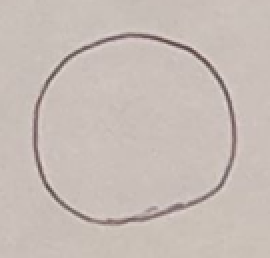
#> input picture test/experiment/shape-detection/circle.png, 135 x 129 px (shown 2 times larger)
$ python test.py
#> lines starting #> are read from the running program, lines starting #| are printed output that depends on the picture; after the words box and inside, x2 and y2 are one past the last pixel; in counts of white or black regions, pixels touching at a corner belong together
import cv2;
import numpy as np;

# Read image
im_in = cv2.imread("circle.png", cv2.IMREAD_GRAYSCALE);
#> im_in: shape (129, 135); min 73, max 215, mean 190

# Threshold.
# Set values equal to or above 220 to 0.
# Set values below 220 to 255.

th, im_th = cv2.threshold(im_in, 130, 355, cv2.THRESH_BINARY_INV);
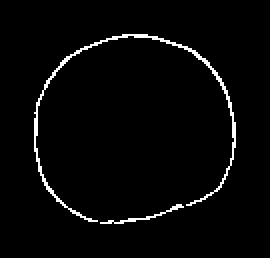
#> im_th: shape (129, 135) (shown 2 times larger); 2.7% white in thin lines or dots, all inside (x1, y1, x2, y2) = (17, 17, 118, 112)

# Copy the thresholded image.
im_floodfill = im_th.copy()

# Mask used to flood filling.
# Notice the size needs to be 2 pixels than the image.
h, w = im_th.shape[:2]
#> h = 129; w = 135
mask = np.zeros((h+2, w+2), np.uint8)

# Floodfill from point (0, 0)
cv2.floodFill(im_floodfill, mask, (0,0), 255);
#> im_floodfill: shape (129, 135); every value is 255

# Invert floodfilled image
im_floodfill_inv = cv2.bitwise_not(im_floodfill)
#> im_floodfill_inv: shape (129, 135); every value is 0

# Combine the two images to get the foreground.
im_out = im_th | im_floodfill_inv

# Display images.
cv2.imshow("Thresholded Image", im_th)
cv2.imshow("Floodfilled Image", im_floodfill)
cv2.imshow("Inverted Floodfilled Image", im_floodfill_inv)
cv2.imshow("Foreground", im_out)
cv2.waitKey(0)

$ run again, with test/experiment/shape-detection/pent.png copied over test/experiment/shape-detection/circle.png
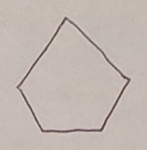
#> input picture test/experiment/shape-detection/pent.png, 147 x 150 px
#> `th, im_th = cv2.threshold(im_in, 130, 355, cv2.THRESH_BINARY_INV);`:
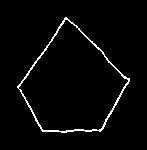
#> im_th: shape (150, 147); 2.8% white in thin lines or dots, all inside (x1, y1, x2, y2) = (17, 17, 130, 133)
#> im_floodfill: shape (150, 147); 66.9% white; 1 black region, box (x1, y1, x2, y2) and area: (19, 20, 128, 131) 7308
#> `im_out = im_th | im_floodfill_inv`:
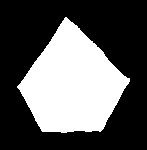
#> im_out: shape (150, 147); 36% white; 1 white region, box (x1, y1, x2, y2) and area: (17, 17, 130, 133) 7927
